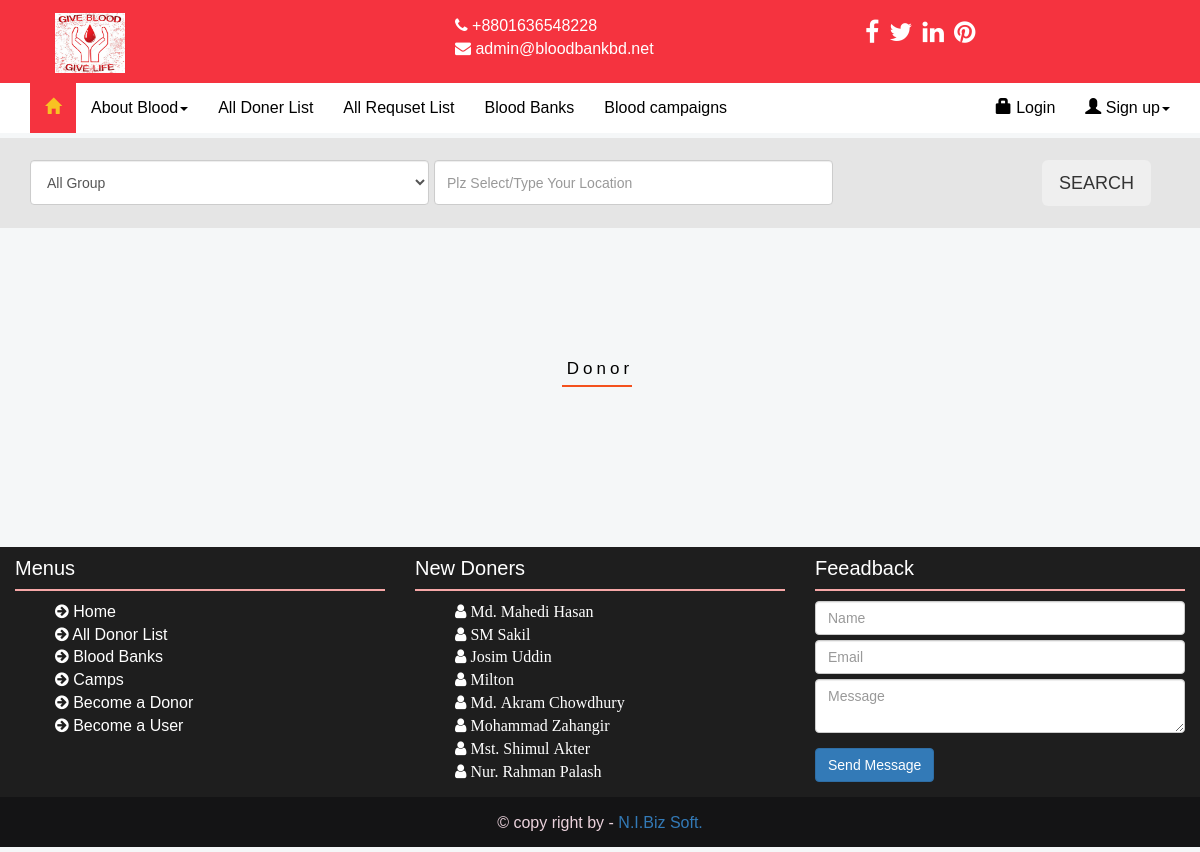
Screenshot of /search.php with the database file from the repository.
### tables this page shows
CREATE TABLE `tbl_doner_info` (
  `doner_id` int(11) NOT NULL,
  `doner_name` char(50) NOT NULL,
  `doner_email` varchar(100) NOT NULL,
  `doner_phone` varchar(33) NOT NULL,
  `password` varchar(100) NOT NULL,
  `age` int(3) NOT NULL,
  `gender` char(6) NOT NULL,
  `blood_group` varchar(6) NOT NULL,
  `img_url` varchar(30) NOT NULL,
  `location` varchar(50) NOT NULL,
  `activation_status` tinyint(4) NOT NULL
);

### search.php (the view, shortened to what this page needs)
<?php
require("db_connect/connection.php");
    $sql = $conn->prepare("SELECT * FROM tbl_doner_info WHERE activation_status=1 ORDER BY doner_id DESC LIMIT 8");
    $sql->execute();
    $value_doner = $sql->fetchAll();
?>
<!DOCTYPE html>
<html lang="en">
    <head>
        <link href="assets/css/bootstrap.min.css" rel="stylesheet">
        <link href="assets/css/style.css" rel="stylesheet">
        <link href="assets/css/font-awesome.min.css" rel="stylesheet">
    </head>
    <body>
        <div class="container">
            <div class="row header-top">
                <div class="col-md-4">
                    <div class="header-logo">
                        <ul>
                            <li><img src="assets/images/logo.png" style="height:60px; width:70px;"></li>
                        </ul>
                    </div>
                </div>
                <div class="col-md-4">
                    <div class="topbar-contact-info">
                        <ul>
                            <li>
                                <i class="fa fa-phone"></i> +8801636548228
                            </li>
                            <li>
                                <i class="fa fa-envelope"></i> admin@bloodbankbd.net
                            </li>
                        </ul>
                    </div>
                </div>
                <div class="col-md-4">
                    <?php
                        if(isset($_SESSION['user_id']))
                        {
                        ?>
                        <ul class="nav navbar-nav navbar-right">
                            <li ><a href="" style="color: #FFFFFF;"><?php echo $_SESSION['user_name']; ?></a></li>
                            <li><a href="logout.php?type=user" style="color: #FFFFFF;"><span class="glyphicon glyphicon-log-out"></span> Sign Out</a></li>
                        </ul>
                        <?php
                        }
                        else
                        {
                            ?>
                            <div class="header-social-icon">
                        <ul>
                            <li><a href="http://www.facebook.com/thesoftking"><i class="fa fa-facebook"></i></a></li>
                            <li><a href="http://www.twitter/thesoftking"><i class="fa fa-twitter"></i></a></li>
                            <li><a href="http://linkdin.com/thesoftking"><i class="fa fa-linkedin"></i></a></li>
                            <li><a href="http://google.com/"><i class="fa fa-pinterest"></i></a></li>
                        </ul>
                    </div>
                            <?php
                        }
                        ?>
                </div>
            </div>
        </div>
        <div class="container"style="padding-right:0px !important;padding-left:0px!important;">
            <nav class="navbar navbar-default my-nav" id="mynav" style="margin-bottom:5px;">
                <div class="container">
                    <div class="collapse navbar-collapse" id="mymenu">
                        <ul class="nav navbar-nav">
                            <li class="active"><a href="index.php?page=home"><span class="glyphicon glyphicon-home" style="color: #F8C222;"></span></a></li>
                            <li><a href="" class="dropdown dropdown-toggle" data-toggle="dropdown">About Blood<span class="caret"></span></a>
                            <li><a href="index.php?page=doner-list">All Doner List</a></li>
                            <li><a href="index.php?page=request-list">All Requset List</a></li>
                            <li><a href="index.php?page=blood-bank">Blood Banks</a></li>
                            <li><a href="index.php?page=camp">Blood campaigns</a></li>
                        </ul>
                        <ul class="nav navbar-nav navbar-right">
                        <?php
                        if(!isset($_SESSION['user_id']))
                        {
                        ?>
                            <li><a href="login/index.php"><span class="glyphicon glyphicon-lock "></span>  Login</a></li>
                            <li><a hhref="" class="dropdown dropdown-toggle" data-toggle="dropdown"><span class="glyphicon glyphicon-user"></span> Sign up<span class="caret"></span></a>
                            </li>
                        <?php
                        }
                        ?>
                        </ul>
                    </div>
                </div>
            </nav>
        </div>
            <div class="container" style="padding-right:0px !important;padding-left:0px!important;">
                <div class="row">
                    <form action="search.php" method="POST">
                        <div class="col-md-12">
                            <div class="search-filter">
                                    <select name="group" class="form-control">
                                        <option>All Group</option>
									</select>
										<input list="browsers" name="dlocation" class="form-control datalist" placeholder="Plz Select/Type Your Location" style="width:35%;float:left;height:45px;margin-right:5px;">
									<div class="search-btn">
                                    <button type="submit" class="btn btn-lg" name="btn">SEARCH</button>
                            </div>
                        </div>
                    </form>
				</div>
			</div>
<section class="details-books py-5" style="margin-left: 50px; margin-right: 50px;">
    <div class="container py-md-4 mt-md-3">
        <h2 class="heading-agileinfo"><?php echo $group; ?><span>Donor</span></h2>
        <div class="row mt-md-5 pt-4">
            <div class="team">
                <div class="container">
                </div>
            </div>
        </div>
    </div>
</section>
            <div class="container">
                <div class="row footer">
                    <div class="col-md-4 col-lg-4 col-sm-6 col-xs-12 footer-left">
                    <div class="footer-categories">
                                <h5 class="text-left text-upper">Menus</h5>
                                <div class="border-line"></div>
                                <div class="footer-categories-links">
                                    <ul>
                                        <li><a href="index.php?page=index.php"><i class="fa fa-arrow-circle-right"></i> Home</a></li>
                                        <li><a href="index.php?page=doner-list"><i class="fa fa-arrow-circle-right"></i> All Donor List</a></li>
                                        <li><a href="index.php?page=blood-bank"><i class="fa fa-arrow-circle-right"></i> Blood Banks</a></li>
                                        <li><a href="index.php?page=camp"><i class="fa fa-arrow-circle-right"></i> Camps</a></li>
                                        <li><a href="index.php?page=doner-sign-up"><i class="fa fa-arrow-circle-right"></i> Become a Donor</a></li>
                                        <li><a href="index.php?page=user-sign-up"><i class="fa fa-arrow-circle-right"></i> Become a User</a></li>
                                    </ul>
                                </div>
                            </div>
                        </div>
                    <div class="col-md-4 col-lg-4 col-sm-6 col-xs-12 footer-mid">
                         <div class="footer-categories">
                                <h5 class="text-left text-upper">New Doners</h5>
                                <div class="border-line"></div>
                                <div class="footer-categories-links">
                                    <ul>
                                            <?php
                                                foreach($value_doner as $v)
                                                {
                                                ?>
                                        <li><a href="index.php?page=blood-request&id=<?php echo $v['doner_id']; ?>"><i class="fa fa-user"> <?php echo $v['doner_name']; ?></i></a></li>
                                                <?php } ?>
                                    </ul>
                                </div>
                            </div>
                        </div>
                    <div class="col-md-4 col-lg-4 col-sm-12 col-xs-12 footer-right">
                            <div class="footer-contact-form">
                                <h5 class="text-left text-upper">Feeadback</h5>
                                <div class="border-line"></div>
                                <form action="" method="POST" id="feed-form">
                                    <div class="form-group">
                                        <input type="text" class="form-control" placeholder="Name" name="name">
                                        <input type="text" class="form-control" placeholder="Email" name="email">
                                        <textarea class="form-control" rows="2" placeholder="Message" name="btext"></textarea>
                                    </div>
                                    <button type="submit" class="btn btn-primary cont-frm-btn">Send Message</button>
                                </form>
                            </div>
                    </div>
                </div>
                <div class="row">
                    <div class="col-md-12 col-sm-12 small-footer"><p>&copy copy right by - <a href="">N.I.Biz Soft.</a></p></div>
                </div>
            </div>
    </body>
</html>

### assets/css/style.css (style rules this page uses)
html, body { font-family: 'Poppins', sans-serif; font-size: 100%; overflow-x: hidden; background:#f5f7f8; }
.header-top { min-height:60px; max-height:180px; margin-bottom: 0px; background: linear-gradient( 35deg, #f5333f, #f5333f, #f5333f ); padding-top:5px; margin-top:0px; overflow:hidden; overflow:hidden; }
.header-logo ul li { list-style:none; }
.header-logo ul li img { height:60px; width:60%; margin-top:8px; }
.topbar-contact-info ul { margin:10px 20px 0px 0px; }
.topbar-contact-info ul li { list-style:none; color:#fff; }
.topbar-contact-info ul li { list-style:none; }
.header-social-icon ul { margin:10px 20px 0px 0px; }
.header-social-icon ul li { list-style:none; float:left; margin-left:10px; }
.header-social-icon ul li a { color:#fff; font-size:25px; }
.header-social-icon ul li { list-style:none; }
.my-nav { background: #fff; }
.my-nav ul li a { color: #000 !important; }
.search-filter { background-color: #e5e5e5; height: 90px; padding: 22px 30px 0; position: relative; text-align:center; }
.search-filter select { width:35%; float:left; height:45px; margin-right:5px; }
.datalist { width:35%; float:left; height:45px; margin-right:5px; }
.footer { height:250px;margin-top: 10px;background: #1e1e1e; }
.footer-left { height: 100%;background: #1e1e1e; }
.footer-mid { height: 100%;background: #1e1e1e; }
.footer-right { height: 100%;background: #1e1e1e; }
.footer-categories h5 { color:#fff;font-size:20px; }
.footer-categories ul li { list-style:none; }
.footer-categories ul li a { color:#fff;font-size:16px; }
.footer-contact-form h5 { color:#fff;font-size:20px; }
.footer-contact-form input { margin-bottom:5px; }
.footer-contact-form input:first-child { margin-top:0px; }
.border-line { border:1.5px #f6a7a7 solid; margin-bottom:10px; }
.small-footer { min-height:50px; max-height:70px; color:#ebd2dc; background: linear-gradient( 35deg, #141415, #141415, #141415 ); padding-top:5px; margin-top:0px; margin-bottom:5px; overflow:hidden; }
.small-footer p { text-align:center;margin:10px; }
.heading-agileinfo { font-weight: 600; letter-spacing: 2px; font-size: 40px; text-align: center; color: #000; text-transform: capitalize; position: relative; margin-top: 60px; margin-bottom: 60px; }
.heading-agileinfo span { display: block; font-size: 17px!important; margin-top: 1em; letter-spacing: 4px; text-transform: capitalize; color: #000000; font-weight: 500; }
.heading-agileinfo span:after { content: ''; background:#f4511e; height: 2px; width: 70px; position: absolute; top: 132%; right: 47%; }
.team { width: 100%; padding-top: 13px; padding-bottom: 10px; }
.pt-5, .py-5 { padding-top: 3rem !important; }
.pb-5, .py-5 { padding-bottom: 3rem !important; }
.pt-md-4, .py-md-4 { padding-top: 1.5rem !important; }
.pb-md-4, .py-md-4 { padding-bottom: 1.5rem !important; }
.mt-md-5, .my-md-5 { margin-top: 3rem !important; }

### rows the page displays
tbl_doner_info: doner_name "Md. Mahedi Hasan"
tbl_doner_info: doner_name "SM Sakil"
tbl_doner_info: doner_name "Josim Uddin"
tbl_doner_info: doner_name "Milton"
tbl_doner_info: doner_name "Md. Akram Chowdhury"
tbl_doner_info: doner_name "Mohammad Zahangir"
tbl_doner_info: doner_name "Mst. Shimul Akter"
tbl_doner_info: doner_name "Nur. Rahman Palash"
